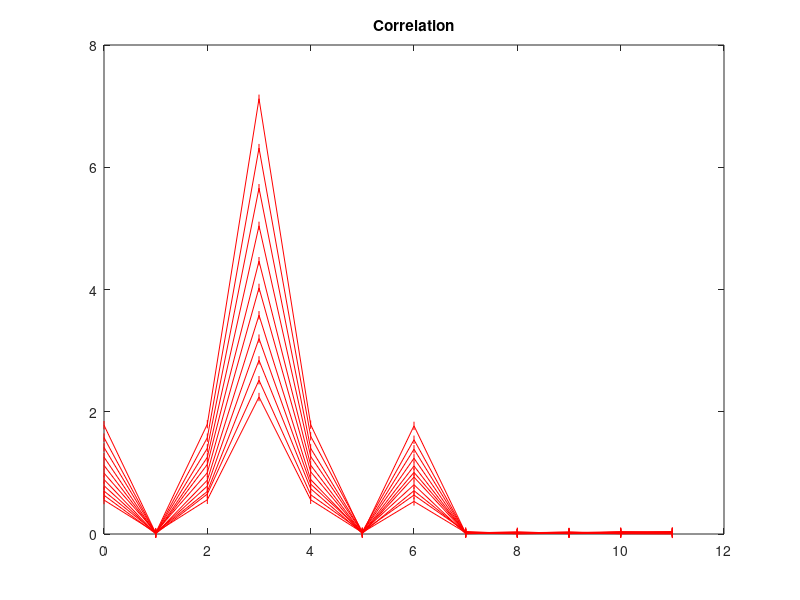

Write the MATLAB code that produced this figure.
function fallibility;
clear all;
%a = [0 0 0 0 +1 +1 +1 -1 0 0 0 0 +1 +1 +1 -1 0 0 0 0]'; % код Баркера
a = [+1 +1 +1 -1 0 0 0 0 0 0 0 0]';
N=length(a); % кол-во временных выборок
M=4; % кол-во элементов решетки
t = (0:1:N-1);

snr0 = 0;
SKO = 1;
SKO_ = SKO;
snr_=snr0;
for snr = -5:5
    snr_dB = 10^(snr/10);% перевод из дБ
    A = sqrt(snr_dB);
    teta = pi/3; % угол прихода сигнала по отношению к нормали к апертуре АР
    fi0 = 0; % начальная фаза
    delta_fi = 2*pi*sin(teta)*0.5; %0.5 = d/lambda, где lambda - длина волны, d - расстояние между элементами,
    m = 1;

    for m = m:(M-1)
        Signal1(m) = exp(1i*(fi0+m*delta_fi));
    end

    Signal = [exp(1i*fi0) Signal1];
    S = A*a*Signal;
    
    Acc = zeros(size(S));
    for number_tests = 1:10000 % количество испытаний
        noise = (randn(N, M)+1i*randn(N, M))/sqrt(2); % добавляет белый гауссов шум к векторному сигналу
        x = S + noise; % складываем сигнал и шум
        y = filter(S(4:-1:1),1,x); % на выходе СФ
        Acc = (Acc+y);
    end
    Acc = Acc / 10000;

    %plot corr func
    %for i = 1:M
        %plot(t, abs(Acc(1:end, i)), 'r|-');
        %hold on;
    %end
    plot(t, abs(Acc(1:end, 1)) / A, 'r|-');
    hold on;

    title("Correlation");
end


end
